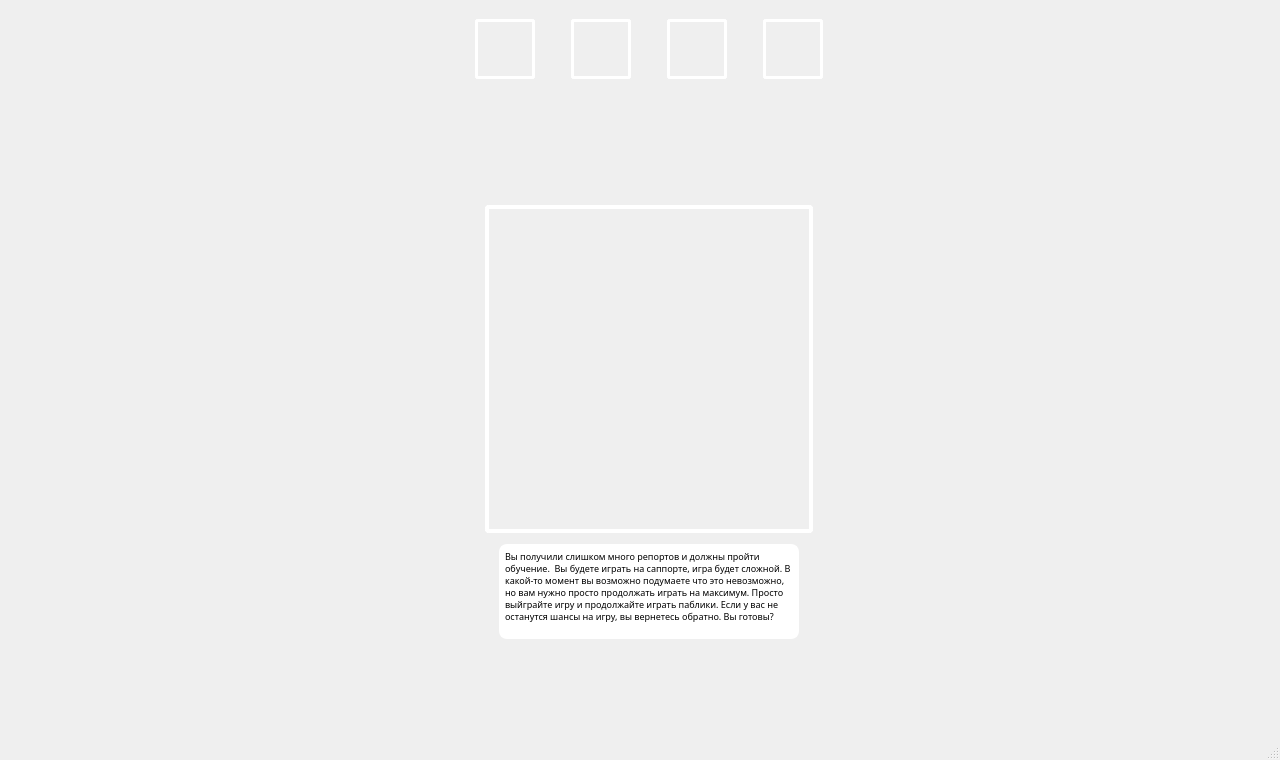
<?xml version="1.0" encoding="UTF-8"?>
<ui version="4.0">
 <class>MainWindow</class>
 <widget class="QMainWindow" name="MainWindow">
  <property name="geometry">
   <rect>
    <x>0</x>
    <y>0</y>
    <width>1280</width>
    <height>760</height>
   </rect>
  </property>
  <property name="minimumSize">
   <size>
    <width>1280</width>
    <height>760</height>
   </size>
  </property>
  <property name="maximumSize">
   <size>
    <width>1280</width>
    <height>799</height>
   </size>
  </property>
  <property name="windowTitle">
   <string>MainWindow</string>
  </property>
  <widget class="QWidget" name="centralwidget">
   <property name="minimumSize">
    <size>
     <width>1280</width>
     <height>760</height>
    </size>
   </property>
   <property name="maximumSize">
    <size>
     <width>1280</width>
     <height>760</height>
    </size>
   </property>
   <layout class="QGridLayout" name="gridLayout">
    <item row="0" column="0">
     <widget class="QStackedWidget" name="stackedWidget">
      <property name="currentIndex">
       <number>4</number>
      </property>
      <widget class="QWidget" name="page_1">
       <property name="minimumSize">
        <size>
         <width>1280</width>
         <height>760</height>
        </size>
       </property>
       <property name="maximumSize">
        <size>
         <width>1280</width>
         <height>760</height>
        </size>
       </property>
       <widget class="QPushButton" name="startGameButton">
        <property name="geometry">
         <rect>
          <x>0</x>
          <y>0</y>
          <width>1280</width>
          <height>760</height>
         </rect>
        </property>
        <property name="styleSheet">
         <string notr="true">QPushButton:pressed {
    background-color: transparent;
}
</string>
        </property>
        <property name="text">
         <string/>
        </property>
        <property name="flat">
         <bool>true</bool>
        </property>
       </widget>
       <widget class="QLabel" name="menu_background">
        <property name="enabled">
         <bool>true</bool>
        </property>
        <property name="geometry">
         <rect>
          <x>0</x>
          <y>0</y>
          <width>1280</width>
          <height>720</height>
         </rect>
        </property>
        <property name="sizePolicy">
         <sizepolicy hsizetype="Ignored" vsizetype="Ignored">
          <horstretch>0</horstretch>
          <verstretch>0</verstretch>
         </sizepolicy>
        </property>
        <property name="maximumSize">
         <size>
          <width>1280</width>
          <height>720</height>
         </size>
        </property>
        <property name="autoFillBackground">
         <bool>false</bool>
        </property>
        <property name="text">
         <string/>
        </property>
        <property name="pixmap">
         <pixmap>../../pictures/mid_lane_pixeled.jpg</pixmap>
        </property>
        <property name="scaledContents">
         <bool>true</bool>
        </property>
       </widget>
       <zorder>menu_background</zorder>
       <zorder>startGameButton</zorder>
      </widget>
      <widget class="QWidget" name="page_4">
       <widget class="QLabel" name="shaker_fight_background">
        <property name="geometry">
         <rect>
          <x>0</x>
          <y>0</y>
          <width>1280</width>
          <height>720</height>
         </rect>
        </property>
        <property name="text">
         <string/>
        </property>
        <property name="pixmap">
         <pixmap>../../pictures/dota_landscape.gif</pixmap>
        </property>
        <property name="scaledContents">
         <bool>true</bool>
        </property>
       </widget>
       <widget class="QLabel" name="shaker_fight_label">
        <property name="geometry">
         <rect>
          <x>290</x>
          <y>10</y>
          <width>700</width>
          <height>700</height>
         </rect>
        </property>
        <property name="styleSheet">
         <string notr="true">border: 20px solid white; border-radius: 15px;</string>
        </property>
        <property name="text">
         <string/>
        </property>
        <property name="pixmap">
         <pixmap>../../pictures/earthshaker_fight.gif</pixmap>
        </property>
        <property name="scaledContents">
         <bool>true</bool>
        </property>
       </widget>
       <widget class="QLabel" name="dazzle_icon">
        <property name="geometry">
         <rect>
          <x>100</x>
          <y>50</y>
          <width>90</width>
          <height>90</height>
         </rect>
        </property>
        <property name="text">
         <string/>
        </property>
        <property name="pixmap">
         <pixmap>../../pictures/dazzle_icon.png</pixmap>
        </property>
        <property name="scaledContents">
         <bool>true</bool>
        </property>
       </widget>
       <widget class="QLabel" name="earthshaker_icon">
        <property name="geometry">
         <rect>
          <x>1090</x>
          <y>50</y>
          <width>90</width>
          <height>90</height>
         </rect>
        </property>
        <property name="text">
         <string/>
        </property>
        <property name="pixmap">
         <pixmap>../../pictures/earthshaker_icon.png</pixmap>
        </property>
        <property name="scaledContents">
         <bool>true</bool>
        </property>
       </widget>
       <widget class="QPushButton" name="clickerButton">
        <property name="geometry">
         <rect>
          <x>0</x>
          <y>0</y>
          <width>1280</width>
          <height>720</height>
         </rect>
        </property>
        <property name="styleSheet">
         <string notr="true">QPushButton:pressed {
    background-color: transparent;
}
</string>
        </property>
        <property name="text">
         <string/>
        </property>
        <property name="flat">
         <bool>true</bool>
        </property>
       </widget>
       <widget class="QLabel" name="clicker_label">
        <property name="geometry">
         <rect>
          <x>310</x>
          <y>165</y>
          <width>660</width>
          <height>390</height>
         </rect>
        </property>
        <property name="text">
         <string/>
        </property>
        <property name="pixmap">
         <pixmap>../../pictures/clicker_label.gif</pixmap>
        </property>
        <property name="scaledContents">
         <bool>true</bool>
        </property>
       </widget>
      </widget>
      <widget class="QWidget" name="page_5">
       <widget class="QLabel" name="skillcheck_background">
        <property name="geometry">
         <rect>
          <x>0</x>
          <y>0</y>
          <width>1280</width>
          <height>720</height>
         </rect>
        </property>
        <property name="text">
         <string/>
        </property>
        <property name="pixmap">
         <pixmap>../../pictures/dota_landscape.gif</pixmap>
        </property>
        <property name="scaledContents">
         <bool>true</bool>
        </property>
       </widget>
       <widget class="QLabel" name="skillcheck_label">
        <property name="geometry">
         <rect>
          <x>290</x>
          <y>10</y>
          <width>700</width>
          <height>700</height>
         </rect>
        </property>
        <property name="styleSheet">
         <string notr="true">border: 20px solid white; border-radius: 15px;</string>
        </property>
        <property name="text">
         <string/>
        </property>
        <property name="pixmap">
         <pixmap>../../pictures/axe_fight.gif</pixmap>
        </property>
        <property name="scaledContents">
         <bool>true</bool>
        </property>
       </widget>
       <widget class="QLabel" name="axe_icon">
        <property name="geometry">
         <rect>
          <x>100</x>
          <y>50</y>
          <width>90</width>
          <height>90</height>
         </rect>
        </property>
        <property name="text">
         <string/>
        </property>
        <property name="pixmap">
         <pixmap>../../pictures/axe_icon.png</pixmap>
        </property>
        <property name="scaledContents">
         <bool>true</bool>
        </property>
       </widget>
       <widget class="QLabel" name="skillcheck_text">
        <property name="geometry">
         <rect>
          <x>310</x>
          <y>165</y>
          <width>660</width>
          <height>390</height>
         </rect>
        </property>
        <property name="text">
         <string/>
        </property>
        <property name="pixmap">
         <pixmap>../../pictures/skillckeck_text.gif</pixmap>
        </property>
        <property name="scaledContents">
         <bool>true</bool>
        </property>
       </widget>
       <widget class="QPushButton" name="skillcheckButton">
        <property name="geometry">
         <rect>
          <x>0</x>
          <y>0</y>
          <width>1280</width>
          <height>720</height>
         </rect>
        </property>
        <property name="styleSheet">
         <string notr="true">QPushButton:pressed {
    background-color: transparent;
}

</string>
        </property>
        <property name="text">
         <string/>
        </property>
        <property name="flat">
         <bool>true</bool>
        </property>
       </widget>
       <widget class="QLabel" name="skillcheckArea">
        <property name="geometry">
         <rect>
          <x>80</x>
          <y>486</y>
          <width>130</width>
          <height>42</height>
         </rect>
        </property>
        <property name="text">
         <string/>
        </property>
        <property name="scaledContents">
         <bool>true</bool>
        </property>
       </widget>
       <widget class="QLabel" name="sf_icon">
        <property name="geometry">
         <rect>
          <x>1090</x>
          <y>50</y>
          <width>90</width>
          <height>90</height>
         </rect>
        </property>
        <property name="text">
         <string/>
        </property>
        <property name="pixmap">
         <pixmap>../../pictures/sf_icon.png</pixmap>
        </property>
        <property name="scaledContents">
         <bool>true</bool>
        </property>
       </widget>
       <widget class="QLabel" name="earthshaker_icon_2">
        <property name="geometry">
         <rect>
          <x>1090</x>
          <y>580</y>
          <width>90</width>
          <height>90</height>
         </rect>
        </property>
        <property name="text">
         <string/>
        </property>
        <property name="pixmap">
         <pixmap>../../pictures/earthshaker_icon.png</pixmap>
        </property>
        <property name="scaledContents">
         <bool>true</bool>
        </property>
       </widget>
       <widget class="QLabel" name="bounty_hunter">
        <property name="geometry">
         <rect>
          <x>1090</x>
          <y>227</y>
          <width>90</width>
          <height>90</height>
         </rect>
        </property>
        <property name="text">
         <string/>
        </property>
        <property name="pixmap">
         <pixmap>../../pictures/bounty_hunter_icon.png</pixmap>
        </property>
        <property name="scaledContents">
         <bool>true</bool>
        </property>
       </widget>
       <widget class="QLabel" name="sven_icon">
        <property name="geometry">
         <rect>
          <x>1090</x>
          <y>404</y>
          <width>90</width>
          <height>90</height>
         </rect>
        </property>
        <property name="text">
         <string/>
        </property>
        <property name="pixmap">
         <pixmap>../../pictures/sven_icon.png</pixmap>
        </property>
        <property name="scaledContents">
         <bool>true</bool>
        </property>
       </widget>
      </widget>
      <widget class="QWidget" name="page_6">
       <widget class="QLabel" name="endgame_background">
        <property name="geometry">
         <rect>
          <x>0</x>
          <y>0</y>
          <width>1280</width>
          <height>720</height>
         </rect>
        </property>
        <property name="text">
         <string/>
        </property>
        <property name="pixmap">
         <pixmap>../../pictures/dota_landscape.gif</pixmap>
        </property>
        <property name="scaledContents">
         <bool>true</bool>
        </property>
       </widget>
       <widget class="QLabel" name="endgame_label">
        <property name="geometry">
         <rect>
          <x>290</x>
          <y>10</y>
          <width>700</width>
          <height>700</height>
         </rect>
        </property>
        <property name="styleSheet">
         <string notr="true">border: 20px solid white; border-radius: 15px;</string>
        </property>
        <property name="text">
         <string/>
        </property>
        <property name="pixmap">
         <pixmap>../../pictures/npc_dota_hero_gg.gif</pixmap>
        </property>
        <property name="scaledContents">
         <bool>true</bool>
        </property>
       </widget>
      </widget>
      <widget class="QWidget" name="page_2">
       <property name="minimumSize">
        <size>
         <width>1280</width>
         <height>760</height>
        </size>
       </property>
       <property name="maximumSize">
        <size>
         <width>1280</width>
         <height>760</height>
        </size>
       </property>
       <widget class="QLabel" name="game_background">
        <property name="geometry">
         <rect>
          <x>0</x>
          <y>0</y>
          <width>1280</width>
          <height>720</height>
         </rect>
        </property>
        <property name="maximumSize">
         <size>
          <width>1280</width>
          <height>720</height>
         </size>
        </property>
        <property name="text">
         <string/>
        </property>
        <property name="pixmap">
         <pixmap>../../pictures/mid_lane_pixeled.jpg</pixmap>
        </property>
        <property name="scaledContents">
         <bool>true</bool>
        </property>
       </widget>
       <widget class="QLabel" name="character">
        <property name="geometry">
         <rect>
          <x>476</x>
          <y>196</y>
          <width>328</width>
          <height>328</height>
         </rect>
        </property>
        <property name="styleSheet">
         <string notr="true">border: 4px solid white; border-radius: 4px;</string>
        </property>
        <property name="text">
         <string/>
        </property>
        <property name="pixmap">
         <pixmap>../../../Downloads/пудж.jpg</pixmap>
        </property>
        <property name="scaledContents">
         <bool>true</bool>
        </property>
       </widget>
       <widget class="QLabel" name="card_background">
        <property name="geometry">
         <rect>
          <x>0</x>
          <y>0</y>
          <width>1280</width>
          <height>720</height>
         </rect>
        </property>
        <property name="text">
         <string/>
        </property>
        <property name="pixmap">
         <pixmap>../../pictures/card_background_2.png</pixmap>
        </property>
        <property name="scaledContents">
         <bool>true</bool>
        </property>
       </widget>
       <widget class="QLabel" name="decline_label">
        <property name="geometry">
         <rect>
          <x>-430</x>
          <y>0</y>
          <width>320</width>
          <height>720</height>
         </rect>
        </property>
        <property name="text">
         <string/>
        </property>
        <property name="pixmap">
         <pixmap>../../pictures/decline_label.png</pixmap>
        </property>
        <property name="scaledContents">
         <bool>true</bool>
        </property>
       </widget>
       <widget class="QLabel" name="accept_label">
        <property name="geometry">
         <rect>
          <x>1280</x>
          <y>0</y>
          <width>320</width>
          <height>720</height>
         </rect>
        </property>
        <property name="text">
         <string/>
        </property>
        <property name="pixmap">
         <pixmap>../../pictures/accept_label.png</pixmap>
        </property>
        <property name="scaledContents">
         <bool>true</bool>
        </property>
       </widget>
       <widget class="QTextBrowser" name="dialog_text">
        <property name="geometry">
         <rect>
          <x>490</x>
          <y>535</y>
          <width>300</width>
          <height>95</height>
         </rect>
        </property>
        <property name="font">
         <font>
          <family>OCR A Extended</family>
         </font>
        </property>
        <property name="cursor" stdset="0">
         <cursorShape>ArrowCursor</cursorShape>
        </property>
        <property name="styleSheet">
         <string notr="true">background-color: white; border: 2px solid white; border-radius: 8px;</string>
        </property>
        <property name="verticalScrollBarPolicy">
         <enum>Qt::ScrollBarAlwaysOff</enum>
        </property>
        <property name="horizontalScrollBarPolicy">
         <enum>Qt::ScrollBarAlwaysOff</enum>
        </property>
        <property name="html">
         <string>&lt;!DOCTYPE HTML PUBLIC &quot;-//W3C//DTD HTML 4.0//EN&quot; &quot;http://www.w3.org/TR/REC-html40/strict.dtd&quot;&gt;
&lt;html&gt;&lt;head&gt;&lt;meta name=&quot;qrichtext&quot; content=&quot;1&quot; /&gt;&lt;meta charset=&quot;utf-8&quot; /&gt;&lt;style type=&quot;text/css&quot;&gt;
p, li { white-space: pre-wrap; }
hr { height: 1px; border-width: 0; }
li.unchecked::marker { content: &quot;\2610&quot;; }
li.checked::marker { content: &quot;\2612&quot;; }
&lt;/style&gt;&lt;/head&gt;&lt;body style=&quot; font-family:'OCR A Extended'; font-size:9pt; font-weight:400; font-style:normal;&quot;&gt;
&lt;p style=&quot; margin-top:0px; margin-bottom:0px; margin-left:0px; margin-right:0px; -qt-block-indent:0; text-indent:0px;&quot;&gt;&lt;span style=&quot; font-family:'Segoe UI'; font-size:7pt; color:#000000;&quot;&gt;Вы получили слишком много репортов и должны пройти обучение.  Вы будете играть на саппорте, игра будет сложной. В какой-то момент вы возможно подумаете что это невозможно, но вам нужно просто продолжать играть на максимум. Просто выйграйте игру и продолжайте играть паблики. Если у вас не останутся шансы на игру, вы вернетесь обратно. Вы готовы?&lt;/span&gt;&lt;/p&gt;&lt;/body&gt;&lt;/html&gt;</string>
        </property>
       </widget>
       <widget class="QLabel" name="stat_1">
        <property name="geometry">
         <rect>
          <x>466</x>
          <y>10</y>
          <width>60</width>
          <height>60</height>
         </rect>
        </property>
        <property name="styleSheet">
         <string notr="true">border: 3px solid white; border-radius: 3px;</string>
        </property>
        <property name="text">
         <string/>
        </property>
        <property name="pixmap">
         <pixmap>../../pictures/wealth.png</pixmap>
        </property>
        <property name="scaledContents">
         <bool>true</bool>
        </property>
       </widget>
       <widget class="QLabel" name="stat_2">
        <property name="geometry">
         <rect>
          <x>562</x>
          <y>10</y>
          <width>60</width>
          <height>60</height>
         </rect>
        </property>
        <property name="styleSheet">
         <string notr="true">border: 3px solid white; border-radius: 3px;</string>
        </property>
        <property name="text">
         <string/>
        </property>
        <property name="pixmap">
         <pixmap>../../pictures/power.png</pixmap>
        </property>
        <property name="scaledContents">
         <bool>true</bool>
        </property>
       </widget>
       <widget class="QLabel" name="stat_3">
        <property name="geometry">
         <rect>
          <x>658</x>
          <y>10</y>
          <width>60</width>
          <height>60</height>
         </rect>
        </property>
        <property name="styleSheet">
         <string notr="true">border: 3px solid white; border-radius: 3px;</string>
        </property>
        <property name="text">
         <string/>
        </property>
        <property name="pixmap">
         <pixmap>../../pictures/intelligence.png</pixmap>
        </property>
        <property name="scaledContents">
         <bool>true</bool>
        </property>
       </widget>
       <widget class="QLabel" name="stat_4">
        <property name="geometry">
         <rect>
          <x>754</x>
          <y>10</y>
          <width>60</width>
          <height>60</height>
         </rect>
        </property>
        <property name="styleSheet">
         <string notr="true">border: 3px solid white; border-radius: 3px;</string>
        </property>
        <property name="text">
         <string/>
        </property>
        <property name="pixmap">
         <pixmap>../../pictures/decency.png</pixmap>
        </property>
        <property name="scaledContents">
         <bool>true</bool>
        </property>
       </widget>
       <zorder>game_background</zorder>
       <zorder>card_background</zorder>
       <zorder>character</zorder>
       <zorder>decline_label</zorder>
       <zorder>accept_label</zorder>
       <zorder>dialog_text</zorder>
       <zorder>stat_1</zorder>
       <zorder>stat_2</zorder>
       <zorder>stat_3</zorder>
       <zorder>stat_4</zorder>
      </widget>
      <widget class="QWidget" name="page_3">
       <widget class="QLabel" name="end_backgorund">
        <property name="geometry">
         <rect>
          <x>0</x>
          <y>0</y>
          <width>1280</width>
          <height>720</height>
         </rect>
        </property>
        <property name="text">
         <string/>
        </property>
        <property name="pixmap">
         <pixmap>../../pictures/dota_2_end_screen.gif</pixmap>
        </property>
        <property name="scaledContents">
         <bool>true</bool>
        </property>
       </widget>
       <widget class="QLabel" name="restart_label">
        <property name="geometry">
         <rect>
          <x>-1280</x>
          <y>0</y>
          <width>1280</width>
          <height>720</height>
         </rect>
        </property>
        <property name="text">
         <string/>
        </property>
        <property name="scaledContents">
         <bool>true</bool>
        </property>
       </widget>
       <widget class="QLabel" name="exit_label">
        <property name="geometry">
         <rect>
          <x>-1280</x>
          <y>0</y>
          <width>1280</width>
          <height>720</height>
         </rect>
        </property>
        <property name="text">
         <string/>
        </property>
        <property name="scaledContents">
         <bool>true</bool>
        </property>
       </widget>
       <widget class="QLabel" name="statsGraph_background">
        <property name="geometry">
         <rect>
          <x>200</x>
          <y>30</y>
          <width>880</width>
          <height>460</height>
         </rect>
        </property>
        <property name="styleSheet">
         <string notr="true">border: 5px solid white; border-radius: 15px; background: white;</string>
        </property>
        <property name="text">
         <string/>
        </property>
        <property name="scaledContents">
         <bool>true</bool>
        </property>
       </widget>
       <widget class="QLabel" name="show_graph">
        <property name="geometry">
         <rect>
          <x>46</x>
          <y>620</y>
          <width>80</width>
          <height>80</height>
         </rect>
        </property>
        <property name="styleSheet">
         <string notr="true"/>
        </property>
        <property name="text">
         <string/>
        </property>
        <property name="pixmap">
         <pixmap>../../pictures/graph.png</pixmap>
        </property>
        <property name="scaledContents">
         <bool>true</bool>
        </property>
        <property name="wordWrap">
         <bool>false</bool>
        </property>
       </widget>
      </widget>
     </widget>
    </item>
   </layout>
  </widget>
  <widget class="QMenuBar" name="menubar">
   <property name="geometry">
    <rect>
     <x>0</x>
     <y>0</y>
     <width>1280</width>
     <height>17</height>
    </rect>
   </property>
  </widget>
  <widget class="QStatusBar" name="statusbar"/>
 </widget>
 <resources/>
 <connections/>
</ui>
